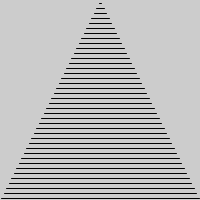
Frame 1 (no input)
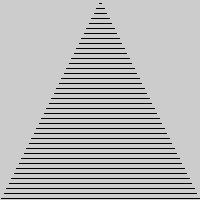
Frame 60 (the mouse pressed at the canvas centre just before this capture)
Frame 120 (the mouse held since frame 60 and released just before this capture): identical to frame 60, image omitted

The Processing sketch that drew these frames (run headless with seeded random() and noise(); from frame 60 on, the mouse is pressed at the canvas centre):

// Processing sketch: processing_14602
// ── processing_14602.pde

void setup(){
size(200,200);
}
void draw(){
 for( int y=3; y<200; y=y+5) { 
   line(100-y/2,y,100+y/2,y);
 } 
}
